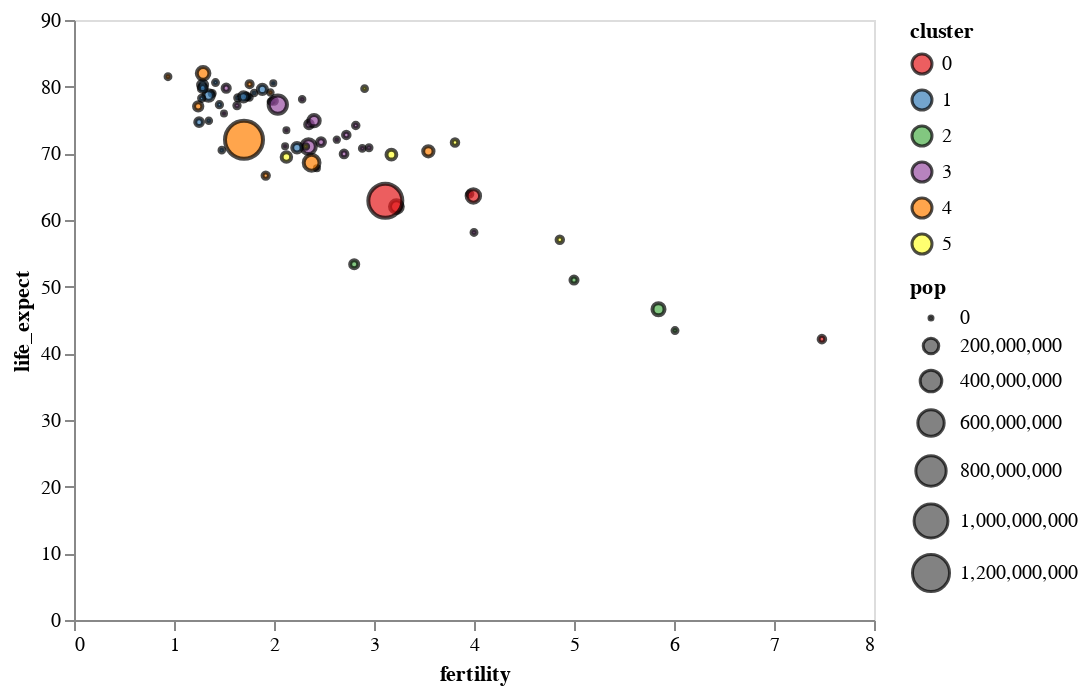

Source (notebook cell):
### Markdown cell above
In some of the smaller dots, it's difficult to see the color, so one thing we could add is a black border around the dots to see if that will help them stand out. For this, we can specify the `stroke` parameter within `mark_circle()`.

### Code cell
alt.Chart(data_2000).mark_circle(stroke = 'black').encode(
    x = alt.X('fertility:Q', axis = alt.Axis(grid = False)),
    y = alt.Y('life_expect:Q', axis = alt.Axis(grid = False)),
    color = alt.Color('cluster:N', scale = alt.Scale(scheme = 'set1' )),
    size = 'pop:Q'
)

### Figure 1 — Vega-Lite specification as saved in the notebook (floating-point values rounded to 4 significant figures)
{"config": {"view": {"continuousWidth": 400, "continuousHeight": 300}}, "data": {"name": "data-fdeb0b749a6385830bd1445d39ad6ea0"}, "mark": {"type": "circle", "stroke": "black"}, "encoding": {"color": {"field": "cluster", "scale": {"scheme": "set1"}, "type": "nominal"}, "size": {"field": "pop", "type": "quantitative"}, "x": {"axis": {"grid": false}, "field": "fertility", "type": "quantitative"}, "y": {"axis": {"grid": false}, "field": "life_expect", "type": "quantitative"}}, "$schema": "https://vega.github.io/schema/vega-lite/v4.17.0.json", "datasets": {"data-fdeb0b749a6385830bd1445d39ad6ea0": [{"year": 2000, "country": "Afghanistan", "cluster": 0, "pop": 23898198, "life_expect": 42.13, "fertility": 7.479}, {"year": 2000, "country": "Argentina", "cluster": 3, "pop": 37497728, "life_expect": 74.34, "fertility": 2.35}, {"year": 2000, "country": "Aruba", "cluster": 3, "pop": 69539, "life_expect": 73.45, "fertility": 2.124}, {"year": 2000, "country": "Australia", "cluster": 4, "pop": 19164620, "life_expect": 80.37, "fertility": 1.756}, {"year": 2000, "country": "Austria", "cluster": 1, "pop": 8113413, "life_expect": 78.98, "fertility": 1.382}, {"year": 2000, "country": "Bahamas", "cluster": 3, "pop": 290075, "life_expect": 71.07, "fertility": 2.111}, {"year": 2000, "country": "Bangladesh", "cluster": 0, "pop": 130406594, "life_expect": 62.01, "fertility": 3.224}, {"year": 2000, "country": "Barbados", "cluster": 3, "pop": 273483, "life_expect": 75.97, "fertility": 1.5}, {"year": 2000, "country": "Belgium", "cluster": 1, "pop": 10263618, "life_expect": 78.32, "fertility": 1.638}, {"year": 2000, "country": "Bolivia", "cluster": 3, "pop": 8152620, "life_expect": 63.88, "fertility": 3.958}, {"year": 2000, "country": "Brazil", "cluster": 3, "pop": 175552771, "life_expect": 71.01, "fertility": 2.345}, {"year": 2000, "country": "Canada", "cluster": 3, "pop": 31278097, "life_expect": 79.77, "fertility": 1.522}, {"year": 2000, "country": "Chile", "cluster": 3, "pop": 15153450, "life_expect": 77.86, "fertility": 2.0}, {"year": 2000, "country": "China", "cluster": 4, "pop": 1262645000, "life_expect": 72.03, "fertility": 1.7}, {"year": 2000, "country": "Colombia", "cluster": 3, "pop": 39685655, "life_expect": 71.68, "fertility": 2.47}, {"year": 2000, "country": "Costa Rica", "cluster": 3, "pop": 3710558, "life_expect": 78.12, "fertility": 2.281}, {"year": 2000, "country": "Croatia", "cluster": 1, "pop": 4410830, "life_expect": 74.88, "fertility": 1.348}, {"year": 2000, "country": "Cuba", "cluster": 3, "pop": 11134273, "life_expect": 77.16, "fertility": 1.63}, {"year": 2000, "country": "Dominican Republic", "cluster": 3, "pop": 8385828, "life_expect": 70.85, "fertility": 2.95}, {"year": 2000, "country": "Ecuador", "cluster": 3, "pop": 12505204, "life_expect": 74.17, "fertility": 2.817}, {"year": 2000, "country": "Egypt", "cluster": 5, "pop": 70492342, "life_expect": 69.81, "fertility": 3.174}, {"year": 2000, "country": "El Salvador", "cluster": 3, "pop": 6122515, "life_expect": 70.73, "fertility": 2.883}, {"year": 2000, "country": "Finland", "cluster": 1, "pop": 5168595, "life_expect": 78.37, "fertility": 1.754}, {"year": 2000, "country": "France", "cluster": 1, "pop": 59381628, "life_expect": 79.59, "fertility": 1.883}, {"year": 2000, "country": "Georgia", "cluster": 1, "pop": 4777209, "life_expect": 70.48, "fertility": 1.478}, {"year": 2000, "country": "Germany", "cluster": 1, "pop": 82187909, "life_expect": 78.67, "fertility": 1.346}, {"year": 2000, "country": "Greece", "cluster": 1, "pop": 10559110, "life_expect": 78.26, "fertility": 1.277}, {"year": 2000, "country": "Grenada", "cluster": 3, "pop": 89312, "life_expect": 67.75, "fertility": 2.429}, {"year": 2000, "country": "Haiti", "cluster": 3, "pop": 7306302, "life_expect": 58.14, "fertility": 4.0}, {"year": 2000, "country": "Hong Kong", "cluster": 4, "pop": 6658720, "life_expect": 81.5, "fertility": 0.94}, {"year": 2000, "country": "Iceland", "cluster": 1, "pop": 281043, "life_expect": 80.5, "fertility": 1.993}, {"year": 2000, "country": "India", "cluster": 0, "pop": 1007702000, "life_expect": 62.88, "fertility": 3.113}, {"year": 2000, "country": "Indonesia", "cluster": 4, "pop": 206265000, "life_expect": 68.59, "fertility": 2.376}, {"year": 2000, "country": "Iran", "cluster": 5, "pop": 65660289, "life_expect": 69.45, "fertility": 2.124}, {"year": 2000, "country": "Iraq", "cluster": 5, "pop": 22675617, "life_expect": 57.05, "fertility": 4.858}, {"year": 2000, "country": "Ireland", "cluster": 1, "pop": 3791690, "life_expect": 77.78, "fertility": 1.969}, {"year": 2000, "country": "Israel", "cluster": 5, "pop": 5842454, "life_expect": 79.7, "fertility": 2.906}, {"year": 2000, "country": "Italy", "cluster": 1, "pop": 57719337, "life_expect": 80.24, "fertility": 1.286}, {"year": 2000, "country": "Jamaica", "cluster": 3, "pop": 2615467, "life_expect": 72.05, "fertility": 2.628}, {"year": 2000, "country": "Japan", "cluster": 4, "pop": 126699784, "life_expect": 82.0, "fertility": 1.291}, {"year": 2000, "country": "Kenya", "cluster": 2, "pop": 29985839, "life_expect": 50.99, "fertility": 5.0}, {"year": 2000, "country": "South Korea", "cluster": 4, "pop": 21647682, "life_expect": 66.66, "fertility": 1.917}, {"year": 2000, "country": "North Korea", "cluster": 4, "pop": 47351083, "life_expect": 77.05, "fertility": 1.242}, {"year": 2000, "country": "Lebanon", "cluster": 5, "pop": 3578036, "life_expect": 71.03, "fertility": 2.319}, {"year": 2000, "country": "Mexico", "cluster": 3, "pop": 99926620, "life_expect": 74.9, "fertility": 2.401}, {"year": 2000, "country": "Netherlands", "cluster": 1, "pop": 15907853, "life_expect": 78.53, "fertility": 1.726}, {"year": 2000, "country": "New Zealand", "cluster": 4, "pop": 3819762, "life_expect": 79.11, "fertility": 1.964}, {"year": 2000, "country": "Nigeria", "cluster": 2, "pop": 114306700, "life_expect": 46.61, "fertility": 5.845}, {"year": 2000, "country": "Norway", "cluster": 1, "pop": 4492400, "life_expect": 79.05, "fertility": 1.801}, {"year": 2000, "country": "Pakistan", "cluster": 0, "pop": 146342958, "life_expect": 63.61, "fertility": 3.994}, {"year": 2000, "country": "Peru", "cluster": 3, "pop": 25979722, "life_expect": 69.91, "fertility": 2.7}, {"year": 2000, "country": "Philippines", "cluster": 4, "pop": 79739825, "life_expect": 70.3, "fertility": 3.544}, {"year": 2000, "country": "Poland", "cluster": 1, "pop": 38654164, "life_expect": 74.67, "fertility": 1.251}, {"year": 2000, "country": "Portugal", "cluster": 1, "pop": 10335597, "life_expect": 77.29, "fertility": 1.454}, {"year": 2000, "country": "Rwanda", "cluster": 2, "pop": 7507056, "life_expect": 43.41, "fertility": 6.01}, {"year": 2000, "country": "Saudi Arabia", "cluster": 5, "pop": 23153090, "life_expect": 71.63, "fertility": 3.81}, {"year": 2000, "country": "South Africa", "cluster": 2, "pop": 44066197, "life_expect": 53.37, "fertility": 2.802}, {"year": 2000, "country": "Spain", "cluster": 1, "pop": 40016081, "life_expect": 79.78, "fertility": 1.287}, {"year": 2000, "country": "Switzerland", "cluster": 1, "pop": 7266920, "life_expect": 80.62, "fertility": 1.415}, {"year": 2000, "country": "Turkey", "cluster": 1, "pop": 65666677, "life_expect": 70.84, "fertility": 2.23}, {"year": 2000, "country": "United Kingdom", "cluster": 1, "pop": 59522468, "life_expect": 78.47, "fertility": 1.695}, {"year": 2000, "country": "United States", "cluster": 3, "pop": 282338631, "life_expect": 77.31, "fertility": 2.038}, {"year": 2000, "country": "Venezuela", "cluster": 3, "pop": 23542649, "life_expect": 72.77, "fertility": 2.723}]}}
